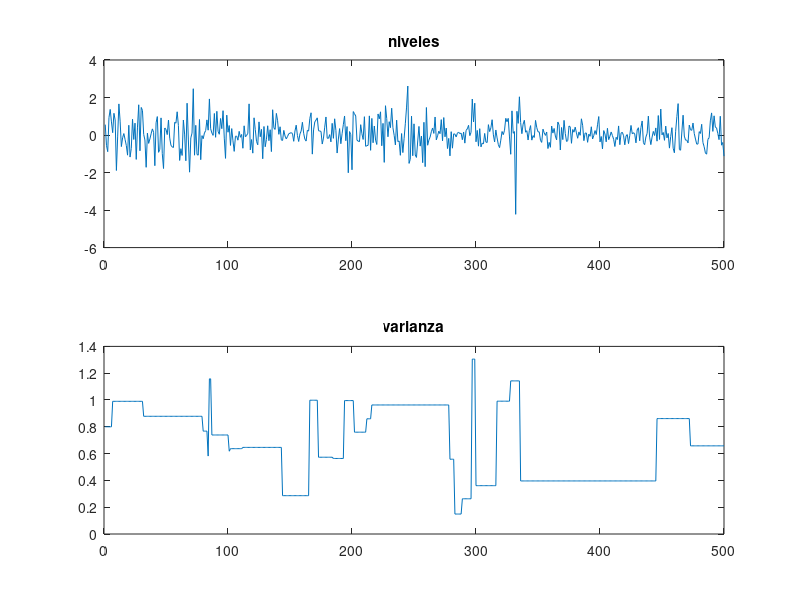

Source code (MATLAB): (Note: this script raises an error after producing the figure.)
%% Limpiamos
close('all')
clearvars
clc

%% Generamos datos con una estructura determinada

rng(1585) % Semilla para replicar los datos

global vyt
T=500;
mu=0.01;
phi=0.96;
a=4;
b=0.2;
vsigma2t=[];
vyt=[];
sigma2t0=a*b;
for t=1:T
    u=rand(1,1);
    if u<phi
        sigma2t=sigma2t0;
        yt=mu+sigma2t*randn(1);
        vsigma2t=[vsigma2t;sigma2t];
        vyt=[vyt;yt];
        sigma2t0=sigma2t;
    else
        sigma2t=gamrnd(a,b);
        yt=mu+sigma2t*randn(1);
        vsigma2t=[vsigma2t;sigma2t];
        vyt=[vyt;yt];
        sigma2t0=sigma2t;
    end
end

figure(1);
subplot(2,1,1);
plot(vyt);
title('niveles');
subplot(2,1,2);
plot(vsigma2t);
title('varianza');

%% Construimos un modelo GARCH(1,1) con innovaciones normales (g11)
% Valores iniciales 
mu0=mu;
delta10=0.8;
alpha10=0.12;

% Transformamos los parámetros
delta10tr=log(delta10/(1-delta10-alpha10));
alpha10tr=log(alpha10/(1-alpha10-delta10));
k0=(1-delta10-alpha10)*0.4;
k0tr=log(k0);

% Optimizamos los parametros transformados
th0tr=[mu0,k0tr,delta10tr,alpha10tr];
options=optimset('Display','iter','MaxFunEvals',10000,...
    'MaxIter',10000,'TolFun',0.00001);
thtropt=fminsearch('lfv1c',th0tr,options); 

% Recuperamos los parámetros, ahora óptimos
muopt=thtropt(1);
delta1opt=exp(thtropt(3))/(1+exp(thtropt(4))+exp(thtropt(3)));
alpha1opt=exp(thtropt(4))/(1+exp(thtropt(3))+exp(thtropt(4)));
kopt=exp(thtropt(2));

% Obtenemos la volatilidad condicional y maximizamos la función de 
% verosimilitud para los parametros óptimos.
[lfv_g11,vsigma2_g11]=lfv1c(thtropt);
figure(2);
plot([vsigma2t vsigma2_g11]);

thopt_g11=[muopt kopt delta1opt alpha1opt]'; % Vector de parametros optimos
x0_g11=thopt_g11; 
n=length(x0_g11);

    % Calculando el gradiente numéricamente
    auxi=1e-7*eye(n);
    Grad0=zeros(n,1);
    for i=1:n
        Grad0(i)=(feval('lfv_s1',x0_g11+auxi(:,i)) - ...
            feval('lfv_s1',x0_g11-auxi(:,i)))/(2*auxi(i,i));
    end
    
    % Calculando el hessiano numéricamente
    H0=zeros(n,n);
    auxi=1e-5*eye(n);
    for i=1:n
        for j=1:n
            H0(i,j)=(feval('lfv_s1',x0_g11+auxi(:,i)+auxi(:,j))-...
                        feval('lfv_s1',x0_g11+auxi(:,i))-...
                        feval('lfv_s1',x0_g11+auxi(:,j))+...
                        feval('lfv_s1',x0_g11))/(auxi(j,j)^2);
        end
    end
 
    
informd_g11=inv(H0);
sgd_g11=sqrt(diag(informd_g11));

[x0_g11 sgd_g11]

% Obtenemos medida de calidad del ajuste
[aic_g11,bic_g11] = aicbic(lfv_g11(end),length(thopt_g11),T);

%% EGARCH(1,1) con innovación normal (eg11)
% Valores iniciales
mu0=mu;
alpha00=-0.5; 
alpha10=0.2;
beta10=0.9;
gamma0=-0.2;

% Valores transformados
beta10tr=log(beta10/(1-beta10)); 
alpha10tr=log(alpha10);
gamma0tr=log(-gamma0);
th0tr=[mu0,alpha00,alpha10tr,beta10tr,gamma0tr];

% Obtenemos los parámetros optimos usando un egarch y fº de
% versomilitud basada en la norma
options=optimset('Display','iter','MaxFunEvals',10000,...
    'MaxIter',10000,'TolFun',0.00001);
thtropt=fminunc('elfv1c',th0tr,options);

muopt=thtropt(1);
alpha1opt=exp(thtropt(3));
beta1opt=exp(thtropt(4))/(1+exp(thtropt(4)));
alpha0opt=thtropt(2);
gammaopt=-exp(thtropt(5));

% Con los parámetros óptimos, calculamos volatilidad condicional y valor de
% fº verosimilitud
[lfv_eg11,vsigma2_eg11]=elfv1c(thtropt);
figure(3);
plot([vsigma2t vsigma2_eg11]);

thopt_eg11=[muopt alpha0opt alpha1opt beta1opt gammaopt]'; 
x0_eg11=thopt_eg11; 
n=length(x0_eg11);

 % Calculando el gradiente numéricamente
    auxi=1e-7*eye(n); auxi(2,2)=0.000000001;
    Grad0=zeros(n,1);
    for i=1:n
        Grad0(i)=(feval('elfv_s1',x0_eg11+auxi(:,i))-...
            feval('elfv_s1',x0_eg11-auxi(:,i)))/(2*auxi(i,i));
    end
    
    % Calculando el hessiano numéricamente
    H0=zeros(n,n);
    auxi=1e-5*eye(n); %auxi(2,2)=0.000000001;
    for i=1:n
        for j=1:n
            H0(i,j)=(feval('elfv_s1',x0_eg11+auxi(:,i)+auxi(:,j))-...
                        feval('elfv_s1',x0_eg11+auxi(:,i))-...
                        feval('elfv_s1',x0_eg11+auxi(:,j))+...
                        feval('elfv_s1',x0_eg11))/(auxi(j,j)^2);
        end
    end
 
    
informd_eg11=inv(H0);
sgd_eg11=sqrt(diag(informd_eg11));

[x0_eg11 sgd_eg11]

% Obtenemos medida de calidad del ajuste
[aic_eg11,bic_eg11] = aicbic(lfv_eg11(end),length(thopt_eg11),T);

%% Garch(1,1) en media con innovaciones normales (mg11)
% Condiciones iniciales
mu0=mu;
c0=0; % Condicion inicial: no prima de riesgo.
delta10=0.5;
alpha10=0.3;

% Transformacion condiciones iniciales
delta10tr=log(delta10/(1-delta10-alpha10));
alpha10tr=log(alpha10/(1-alpha10-delta10));
k0=(1-delta10-alpha10)*std(vyt)^2;
k0tr=log(k0);
th0tr=[mu0,k0tr,delta10tr,alpha10tr,c0]

% Optimizamos los parámetros
options=optimset('Display','iter','MaxFunEvals',10000,...
    'MaxIter',10000,'TolFun',0.00001);
thtropt=fminunc('lfv1mc',th0tr,options);
muopt=thtropt(1);
delta1opt=exp(thtropt(3))/(1+exp(thtropt(4))+exp(thtropt(3)));
alpha1opt=exp(thtropt(4))/(1+exp(thtropt(3))+exp(thtropt(4)));
kopt=exp(thtropt(2));
copt=thtropt(5);

% Calculamos vol condicional y valor de fº verosimilitud
[lfv_mg11,vsigma2_mg11]=lfv1mc(thtropt);
figure(4);
plot([vsigma2t vsigma2_mg11]);


thopt_mg11=[muopt kopt delta1opt alpha1opt copt]'; 
x0_mg11=thopt_mg11; n=length(x0_mg11);
    % Calculando el gradiente numéricamente
    auxi=1e-7*eye(n); auxi(2,2)=0.000000001;
    Grad0=zeros(n,1);
    for i=1:n
        Grad0(i)=(feval('lfvm_s1',x0_mg11 + auxi(:,i))-...
            feval('lfvm_s1',x0_mg11 - auxi(:,i)))/(2*auxi(i,i));
    end
    
    % Calculando el hessiano numéricamente
    H0=zeros(n,n);
    auxi=1e-5*eye(n);auxi(2,2)=0.000000001;
    for i=1:n
        for j=1:n
            H0(i,j)=(feval('lfvm_s1',x0_mg11+auxi(:,i)+auxi(:,j))-...
                        feval('lfvm_s1',x0_mg11+auxi(:,i))-...
                        feval('lfvm_s1',x0_mg11+auxi(:,j))+...
                        feval('lfvm_s1',x0_mg11))/(auxi(j,j)^2);
        end
    end
 
    
informd_mg11=inv(H0);
sgd_mg11=sqrt(diag(informd_mg11));

[x0_mg11 sgd_mg11]

[aic_mg11,bic_mg11] = aicbic(lfv_mg11(end),length(thopt_mg11),T);

%% GARCH(1,1) con innovaciones t-student (tg11)
% Parámetros iniciales
mu0=mu;
delta10=0.5;
alpha10=0.3;
gradosl0=5; % Condicion inicial para grados de libertad

% Transformamos los parametros iniciales
delta10tr=log(delta10/(1-delta10-alpha10));
alpha10tr=log(alpha10/(1-alpha10-delta10));
k0=(1-delta10-alpha10)*std(vyt)^2;
k0tr=log(k0);
gradosl0tr=log(gradosl0);

% Escribimos el vector de parametros transformados y lo optimizamos
th0tr=[mu0,k0tr,delta10tr,alpha10tr,gradosl0tr];
options=optimset('Display','iter','MaxFunEvals',10000,...
    'MaxIter',10000,'TolFun',0.00001);

% Minimizamos la función de una tstudent
thtropt=fminunc('lfv1tc',th0tr,options);

% Recuperamos los valores en niveles, pero ahora optimos.
muopt=thtropt(1);
delta1opt=exp(thtropt(3))/(1+exp(thtropt(4))+exp(thtropt(3)));
alpha1opt=exp(thtropt(4))/(1+exp(thtropt(3))+exp(thtropt(4)));
kopt=exp(thtropt(2));
gradoslopt=exp(thtropt(5));
[lfv_tg11,vsigma2_tg11]=lfv1tc(thtropt);
figure(5);
plot([vsigma2t vsigma2_tg11]);

% Calculamos la matriz de varianzas-covarianzas
thopt_tg11=[muopt kopt delta1opt alpha1opt gradoslopt]'; 
x0_tg11=thopt_tg11; n=length(x0_tg11);

    % Calculando el gradiente numéricamente
    auxi=1e-7*eye(n); auxi(2,2)=0.000000001;
    Grad0=zeros(n,1);
    for i=1:n
        Grad0(i)=(feval('lfvt_s1',x0_tg11+auxi(:,i))-...
            feval('lfvt_s1',x0_tg11-auxi(:,i)))/(2*auxi(i,i));
    end
    
    % Calculando el hessiano numéricamente
    H0 = zeros(n,n);
    auxi=1e-5*eye(n);auxi(2,2)=0.000000001;
    for i=1:n
        for j=1:n
            H0(i,j)=(feval('lfvt_s1',x0_tg11+auxi(:,i)+auxi(:,j))-...
                        feval('lfvt_s1',x0_tg11+auxi(:,i))-...
                        feval('lfvt_s1',x0_tg11+auxi(:,j))+...
                        feval('lfvt_s1',x0_tg11))/(auxi(j,j)^2);
        end
    end 
    
informd_tg11=inv(H0);
sgd_tg11=sqrt(diag(informd_tg11));

[x0_tg11 sgd_tg11]

[aic_tg11,bic_tg11] = aicbic(lfv_tg11(end),length(thopt_tg11),T);

%% TGARCH(1,1) (nombramos a las variables usando tga11)
% Condiciones iniciales
mu0=mu;
delta10=0.5;
alpha10=0.3;
gamma10=0.1;

% Transformamos parametros
delta10tr=log(delta10/(1-delta10-alpha10-gamma10/2));
alpha10tr=log(alpha10/(1-alpha10-delta10-gamma10/2));
gamma10tr=log(0.5*gamma10/(1-alpha10-delta10-gamma10/2));
k0=(1-delta10-alpha10-gamma10/2)*std(vyt)^2;
k0tr=log(k0);
th0tr=[mu0,k0tr,delta10tr,alpha10tr,gamma10tr];

% Optimizamos los parámetros minimizando la función de verosimilitud
options=optimset('Display','iter','MaxFunEvals',10000,...
    'MaxIter',10000,'TolFun',0.00001);
thtropt=fminunc('Tlfv1c',th0tr,options);

muopt=thtropt(1);
delta1opt=exp(thtropt(3))/(1+exp(thtropt(4))+exp(thtropt(3))+exp(thtropt(5)));
alpha1opt=exp(thtropt(4))/(1+exp(thtropt(3))+exp(thtropt(4))+exp(thtropt(5)));
gamma1opt=2*exp(thtropt(5))/(1+exp(thtropt(3))+exp(thtropt(4))+exp(thtropt(5)));
kopt=exp(thtropt(2));

% Optimizamos fº de verosimilitud y obtenemos vol condicional con
% parametros óptimos
[lfv_tga11,vsigma2_tga11]=Tlfv1c(thtropt);
figure(6);
plot([vsigma2t vsigma2_tga11]);

thopt_tga11=[muopt kopt delta1opt alpha1opt gamma1opt]'; 
x0_tga11=thopt_tga11; n=length(x0_tga11);

    % Calculando el gradiente numéricamente
    auxi=1e-7*eye(n); auxi(2,2)=0.000000001;
    Grad0=zeros(n,1);
    for i=1:n
        Grad0(i)=(feval('Tlfv_s1',x0_tga11+auxi(:,i))-...
            feval('Tlfv_s1',x0_tga11-auxi(:,i)))/(2*auxi(i,i));
    end
    
    % Calculando el hessiano numéricamente
    H0=zeros(n,n);
    auxi=1e-5*eye(n); auxi(2,2)=0.000000001;
    auxi(4,4)=(1/1000)*auxi(4,4); % Evitamos num negativos en la varianza
    for i=1:n
        for j=1:n
            H0(i,j)=(feval('Tlfv_s1',x0_tga11+auxi(:,i)+auxi(:,j))-...
                        feval('Tlfv_s1',x0_tga11+auxi(:,i))-...
                        feval('Tlfv_s1',x0_tga11+auxi(:,j))+...
                        feval('Tlfv_s1',x0_tga11))/(auxi(j,j)^2);
        end
    end
 
    
informd_tga11=inv(H0);
sgd_tga11=sqrt(diag(informd_tga11));

[x0_tga11 sgd_tga11]

[aic_tga11,bic_tga11] = aicbic(lfv_tga11(end),length(thopt_tga11),T);

%% Significatividad de los parámetros
alpha = 0.05; % Nivel significación


sig_g11 = [(x0_g11./ sgd_g11) < norminv(1 - alpha/2)];
sig_eg11 = (x0_eg11./ sgd_eg11) < norminv(1 - alpha/2);
sig_mg11 = (x0_mg11./ sgd_mg11) < norminv(1 - alpha/2);
sig_tg11 = (x0_tg11./ sgd_tg11) < norminv(1 - alpha/2);
sig_tga11 = (x0_tga11./ sgd_tga11) < norminv(1 - alpha/2);

tabla_significatividad = table([sig_g11; 0], [sig_eg11], [sig_mg11],...
    [sig_tg11], [sig_tga11]);        
tabla_significatividad.Properties.VariableNames = {'GARCH ' 'EGARCH' ...
    'GARCHM' 'GARCHt' 'TGARCH'}
tabla_significatividad % 1 o true implica que no es significativo

%% Comparamos los modelos
AIC = [aic_g11 aic_eg11 aic_mg11 aic_tg11 aic_tga11]';
BIC = [bic_g11 bic_eg11 bic_mg11 bic_tg11 bic_tga11]';

names_var = {'GARCH ';
            'EGARCH';
            'GARCHM';
            'GARCHt';
            'TGARCH'};
        
tabla_crit_inf = table(AIC, BIC,'RowNames',names_var)
